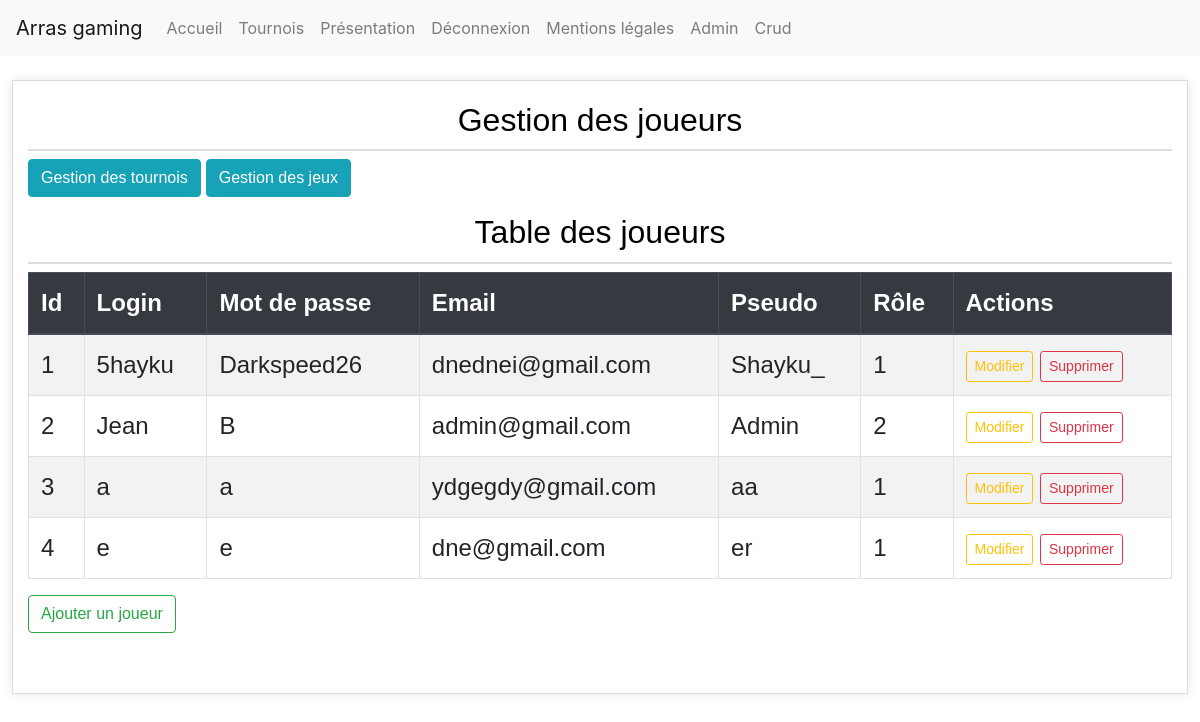
Page /admin/joueur/crud.php (signed in) on the committed database.
### tables this page shows
CREATE TABLE `utilisateurs` (
  `id` int NOT NULL,
  `login` varchar(100) NOT NULL,
  `mdp` varchar(100) NOT NULL,
  `mail` varchar(100) NOT NULL,
  `pseudo` varchar(100) NOT NULL,
  `id_role` int NOT NULL DEFAULT '1'
);

### admin/joueur/crud.php (the view, shortened to what this page needs)
<?php
require_once("../../hautbas/header.php");
$stmt = $pdo->prepare("SELECT * FROM utilisateurs ORDER BY id");
$stmt->execute();
?>
<!DOCTYPE html>
<html lang="fr">
<head>
    <link rel="stylesheet" href="https://stackpath.bootstrapcdn.com/bootstrap/4.3.1/css/bootstrap.min.css">
</head>
<body>
    <main class="container mt-4" id="joueurs-table">
        <section>
            <h2>Gestion des joueurs</h2>
            <p>
                <a href="../tournois/crud_tournois.php" class="btn btn-info">Gestion des tournois</a>
                <a href="../jeux/crud_jeu.php" class="btn btn-info">Gestion des jeux</a>
            </p>
            <h2>Table des joueurs</h2>
            <table class="table table-striped table-bordered">
                <thead class="thead-dark">
                    <tr>
                        <th>Id</th>
                        <th>Login</th>
                        <th>Mot de passe</th>
                        <th>Email</th>
                        <th>Pseudo</th>
                        <th>Rôle</th>
                        <th>Actions</th>
                    </tr>
                </thead>
                <tbody>
                    <?php
                    while ($res = $stmt->fetch(PDO::FETCH_ASSOC)) {
                        echo "<tr>";
                        echo "<td>" . $res['id'] . "</td>";
                        echo "<td>" . $res['login'] . "</td>";
                        echo "<td>" . $res['mdp'] . "</td>";
                        echo "<td>" . $res['mail'] . "</td>";
                        echo "<td>" . $res['pseudo'] . "</td>";
                        echo "<td>" . $res['id_role'] . "</td>";
                        echo "<td>
                                <a href=\"edit_joueur.php?id=" . $res['id'] . "\" class='btn btn-outline-warning btn-sm'>Modifier</a>
                                <a href=\"delete_joueur.php?id=" . $res['id'] . "\" class='btn btn-outline-danger btn-sm' onClick=\"return confirm('Êtes-vous sûr de vouloir supprimer ?')\">Supprimer</a>
                              </td>";
                        echo "</tr>";
                    }
                    ?>
                </tbody>
            </table>
            <a href="add_joueur.php" class="btn btn-outline-success">Ajouter un joueur</a>
        </section>
    </main>
</body>
</html>

### css/style.css (style rules this page uses)
main { margin-left: 1%; font-family: Arial, sans-serif; font-size: 150%; text-align: justify; display: flex; padding-bottom: 50px; }
body { font-family: Arial, sans-serif; line-height: 1.6; margin: 20px; background-color: #f9f9f9; }
main { max-width: 98% !important; margin: auto; margin-top: 5%; padding: 20px; background-color: #fff; border: 1px solid #ddd; box-shadow: 0 0 10px rgba(0, 0, 0, 0.1); margin: auto; }
h1, h2 { color: #333; text-align: center; }
h2 { margin-top: 30px; font-size: 28px; border-bottom: 2px solid #ddd; padding-bottom: 10px; color: #000000; }
p { margin: 15px 0; font-size: 18px; color: #555; }
section { margin-bottom: 40px; }
a { color: #337ab7; text-decoration: none; }

### rows in the picture
utilisateurs: id "1", login "5hayku", mdp "Darkspeed26", mail "dnednei@gmail.com", pseudo "Shayku_", id_role "1"
utilisateurs: id "2", login "Jean", mdp "B", mail "admin@gmail.com", pseudo "Admin", id_role "2"
utilisateurs: id "3", login "a", mdp "a", mail "ydgegdy@gmail.com", pseudo "aa", id_role "1"
utilisateurs: id "4", login "e", mdp "e", mail "dne@gmail.com", pseudo "er", id_role "1"

### other values in the picture
$_SESSION['pseudo'] "Admin"
